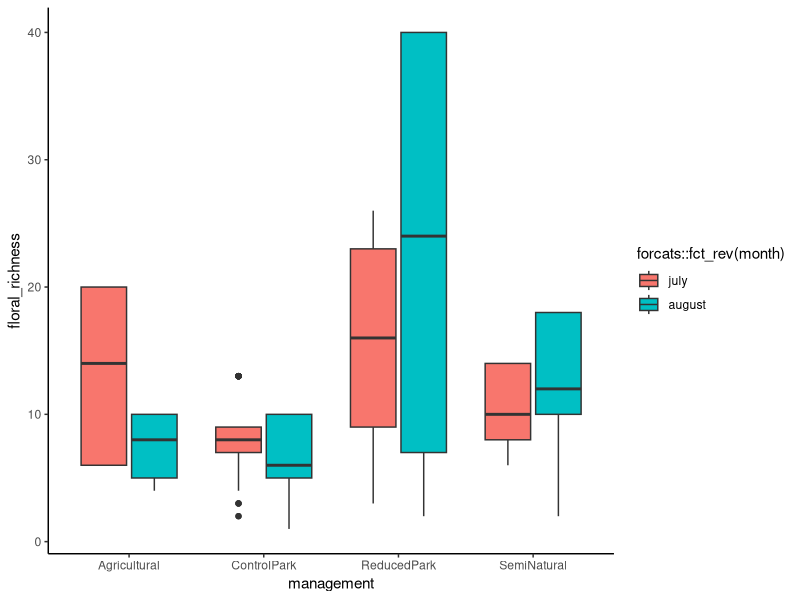
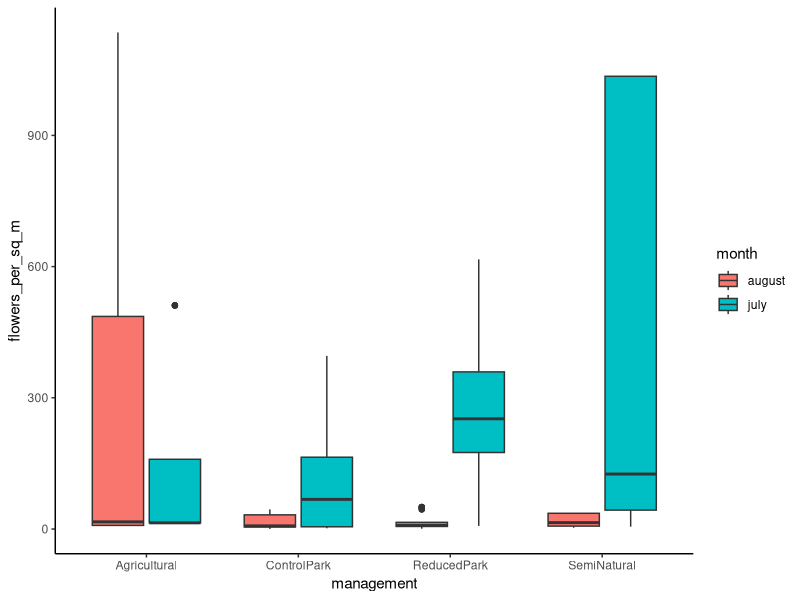

These charts were generated, in order, by the following R code:
library(tidyverse)

# load data
floral_data <- read.csv("floral_abundances.csv")
site_gps_data <- read.csv("all_sites_2020.csv")

# merge floral data and site data tables by site name
merged_df <- (floral_data %>% full_join(site_gps_data))

# reshape longwise to have row for each month|site combo
# new column (key) = month, new column (value) = number of floral units
merged_df_2 <- merged_df %>%
  # simplify column names to represent months before gathering
  rename(july = number_of_floral_units_july) %>%
  rename(august = number_of_floral_units_august) %>%
  gather(key = month, value = number_floral_units, 
         july:august)

# calculate floral richness 
# (count of rows that represent species|month|site)
# a value of -1 for number_floral_units represents absent
# from sytematically placed plots but present at the site.
# here, include these -1 values for richness at the site.
merged_df_summarised_2 <- merged_df_2 %>% 
  group_by(site, month) %>% 
  # remove rows where plant was flowering at site in 
  # other month but not the month specified in 'month'
  filter(number_floral_units != 0)  %>% 
  # count number of rows to get floral species richness
  add_count() %>%
  # add a more descriptive column name
  rename(floral_richness = n)

# plot floral species richness my month|site
Q <- ggplot(merged_df_summarised_2, 
            aes(x = management, y = floral_richness)) +
  geom_boxplot(aes(fill = forcats::fct_rev(month))) +
  theme_classic()
Q


# calculate sum of all floral units per site per month
# a value of -1 for number_floral_units represents absent
# from sytematically placed plots but present at the site.
# so do not want to include rows where number of floral units = -1.
merged_df_summarised_3 <- merged_df_summarised_2 %>%
  group_by(site, month) %>%
  filter(number_floral_units > -1) %>%
  mutate(number_floral_units = na_if(number_floral_units, -1)) %>%
  # surveyed 15 plots so divide by 15 to get per m^2 value
  mutate(flowers_per_sq_m = 
           sum(number_floral_units)/15) %>%
  # remove this site until decide what to do with it
  # everett_crowley is a pollinator garden, very different from 
  # a typical park and not necessarily reduced management but instead
  # active flowering planting management.
  filter(site != "everett_crowley_park")

# plot floral abundance my month|site
P <- ggplot(merged_df_summarised_3, 
            aes(x = management, y = flowers_per_sq_m, fill = month)) +
  geom_boxplot() +
  theme_classic()
P

# use a two-sample t-test to compare flowers per sq m in reduced v control parks
# first filter out the agricultural and semi nat sites
df_parks_subset_july <- merged_df_summarised_3 %>%
  filter(management == "ReducedPark" | management == "ControlPark") %>%
  filter(month == "july")
df_parks_subset_august <- merged_df_summarised_3 %>%
  filter(management == "ReducedPark" | management == "ControlPark") %>%
  filter(month == "august")

t.test(flowers_per_sq_m ~ management, data = df_parks_subset_july)
# there are more flowers/m^2 in reduced management parks in july
t.test(flowers_per_sq_m ~ management, data = df_parks_subset_august)
# there is no difference in flowers/m^2 between mangement approaches in august
t.test(floral_richness ~ management, data = df_parks_subset_july)
t.test(floral_richness ~ management, data = df_parks_subset_august)
# there is a higher richness of flowering species near 
# the survey location at reduced management parks 
# in july and also in august

# edit or simulate: China creek Park (july: counted 1/3 plots in the pollinator garden),
# everett crowley park (july and august: counted plots in pollinator garden), 
# campbell rd (july: did not visit).

